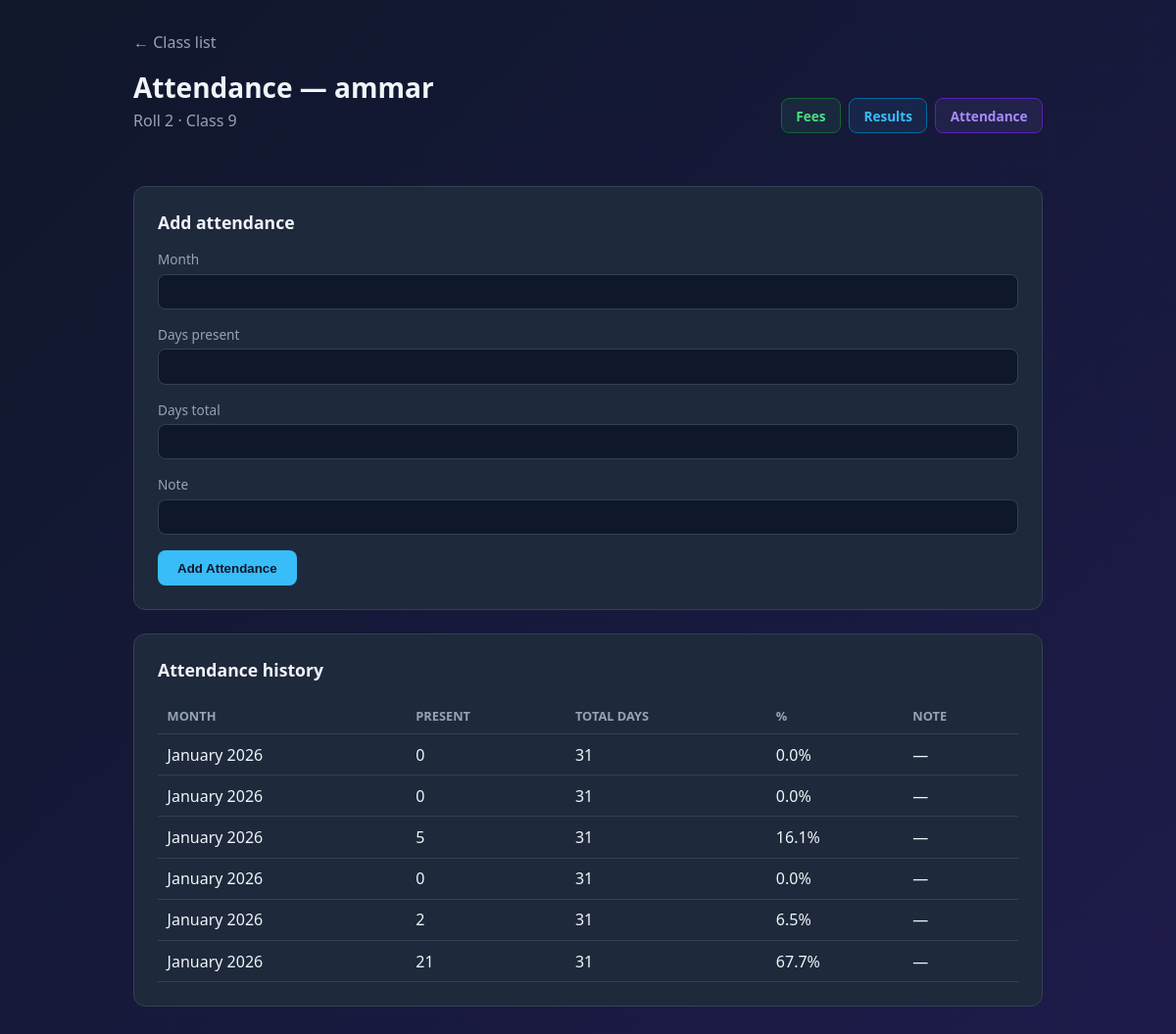
/principal/student/11/attendance/ (signed in), run on the app's committed database.
### academy/models.py (models this page shows, shortened)
class Student(models.Model):
    CLASS_CHOICES = [
        (9, 'Class 9'),
        (10, 'Class 10'),
        (11, 'Class 11'),
        (12, 'Class 12'),
    ]
    GENDER_CHOICES = [
        ('boys', 'Boys'),
        ('girls', 'Girls'),
    ]
    academy = models.ForeignKey(
        Academy,
        on_delete=models.CASCADE,
        related_name='students',
    )
    roll_no = models.CharField(max_length=20)
    name = models.CharField(max_length=100)
    father_name = models.CharField(max_length=100, blank=True)
    class_level = models.IntegerField(choices=CLASS_CHOICES)
    gender = models.CharField(max_length=10, choices=GENDER_CHOICES)
    GROUP_CHOICES_9_10 = [
        ('Science - Biology', 'Science Group — Biology'),
        ('Science - Computer', 'Science Group — Computer'),
        ('General', 'General Group'),
    ]
    GROUP_CHOICES_11_12 = [
        ('ICS', 'ICS'),
        ('Medical', 'Medical'),
        ('Non-Medical', 'Non-Medical'),
    ]
    GROUP_CHOICES = GROUP_CHOICES_9_10 + GROUP_CHOICES_11_12
    section = models.CharField(max_length=20, choices=GROUP_CHOICES, blank=True)
    phone = models.CharField(max_length=20, blank=True)
    remarks = models.TextField(blank=True)
    class Meta:
        unique_together = ['academy', 'roll_no']
        ordering = ['class_level', 'gender', 'roll_no']

class AttendanceRecord(models.Model):
    student = models.ForeignKey(
        Student,
        on_delete=models.CASCADE,
        related_name='attendance_records',
    )
    month = models.CharField(max_length=30, help_text='e.g. May 2026')
    days_present = models.PositiveIntegerField()
    days_total = models.PositiveIntegerField()
    note = models.CharField(max_length=200, blank=True)
    class Meta:
        ordering = ['-id']
    @property
    def percentage(self):
        if self.days_total:
            return round(self.days_present / self.days_total * 100, 1)
        return 0

### academy/views.py (the view)
@login_required
def student_attendance(request, student_id):
    return _handle_record_view(
        request, student_id, AttendanceRecordForm, 'attendance_records',
        'academy/student_attendance.html', redirect_name='student_attendance',
    )

### academy/forms.py
class AttendanceRecordForm(forms.ModelForm):
    class Meta:
        model = AttendanceRecord
        fields = ['month', 'days_present', 'days_total', 'note']

### academy/views.py (called while the page is built)
def _get_principal_academy(user):
    try:
        return user.principal_profile.academy
    except (PrincipalProfile.DoesNotExist, AttributeError):
        return None

def _get_student_for_principal(user, student_id):
    academy = _get_principal_academy(user)
    if not academy:
        return None, None
    student = get_object_or_404(Student, pk=student_id, academy=academy)
    return academy, student

### academy/templates/academy/student_attendance.html (shortened to what this page needs)
{% extends 'academy/base.html' %}
{% block content %}
{% if readonly %}
<a href="{% url 'student_lookup' %}" class="back">&larr; Student portal</a>
{% else %}
<a href="{% url 'class_students' grade=grade gender=gender %}" class="back">&larr; Class list</a>
{% endif %}
<div class="student-header">
    <div>
        <h1>Attendance — {{ student.name }}</h1>
        <p class="subtitle">Roll {{ student.roll_no }} · {{ student.get_class_level_display }}</p>
    </div>
    {% include 'academy/_student_record_nav.html' %}
</div>
{% if not readonly %}
<div class="card">
    <h2 style="margin-bottom: 1rem; font-size: 1.1rem;">Add attendance</h2>
    <form method="post">
        {% for field in form %}
        <label for="{{ field.id_for_label }}">{{ field.label }}</label>
        {{ field }}
        {% endfor %}
        <button type="submit">Add Attendance</button>
    </form>
</div>
{% endif %}
<div class="card">
    <h2 style="margin-bottom: 1rem; font-size: 1.1rem;">Attendance history</h2>
    {% if records %}
    <table>
        <thead>
            <tr>
                <th>Month</th>
                <th>Present</th>
                <th>Total days</th>
                <th>%</th>
                <th>Note</th>
            </tr>
        </thead>
        <tbody>
            {% for r in records %}
            <tr>
                <td>{{ r.month }}</td>
                <td>{{ r.days_present }}</td>
                <td>{{ r.days_total }}</td>
                <td>{{ r.percentage }}%</td>
                <td>{{ r.note|default:"—" }}</td>
            </tr>
            {% endfor %}
        </tbody>
    </table>
    {% else %}
    <p style="color: var(--muted);">No attendance records yet.</p>
    {% endif %}
</div>
{% endblock %}

### academy/templates/academy/base.html (style rules this page uses)
:root { --bg: #0f172a; --card: #1e293b; --accent: #38bdf8; --accent2: #a78bfa; --text: #f1f5f9; --muted: #94a3b8; --border: #334155; --success: #4ade80; --danger: #f87171; }
* { box-sizing: border-box; margin: 0; padding: 0; }
body { font-family: 'Segoe UI', system-ui, sans-serif; background: linear-gradient(135deg, #0f172a 0%, #1e1b4b 100%); color: var(--text); min-height: 100vh; }
h1 { font-size: 1.75rem; margin-bottom: 0.25rem; }
.subtitle { color: var(--muted); margin-bottom: 2rem; }
.card { background: var(--card); border: 1px solid var(--border); border-radius: 12px; padding: 1.5rem; margin-bottom: 1.5rem; }
label { display: block; margin-bottom: 0.35rem; color: var(--muted); font-size: 0.85rem; }
input, textarea, select { width: 100%; padding: 0.6rem 0.75rem; margin-bottom: 1rem; border: 1px solid var(--border); border-radius: 8px; background: #0f172a; color: var(--text); }
button, .btn { display: inline-block; padding: 0.65rem 1.25rem; background: var(--accent); color: #0f172a; border: none; border-radius: 8px; font-weight: 600; cursor: pointer; text-decoration: none; }
table { width: 100%; border-collapse: collapse; }
th, td { padding: 0.6rem; text-align: left; border-bottom: 1px solid var(--border); }
th { color: var(--muted); font-size: 0.8rem; text-transform: uppercase; }
.back { color: var(--muted); text-decoration: none; display: inline-block; margin-bottom: 1rem; }
.student-header { display: flex; align-items: center; justify-content: space-between; flex-wrap: wrap; gap: 1rem; margin-bottom: 1.5rem; }

### data on the page
Student: name "ammar", roll_no "2", class_level "Class 9"
AttendanceRecord: month "January 2026", days_present "0", days_total "31", percentage "0.0", note "—"
AttendanceRecord: month "January 2026", days_present "0", days_total "31", percentage "0.0", note "—"
AttendanceRecord: month "January 2026", days_present "5", days_total "31", percentage "16.1", note "—"
AttendanceRecord: month "January 2026", days_present "0", days_total "31", percentage "0.0", note "—"
AttendanceRecord: month "January 2026", days_present "2", days_total "31", percentage "6.5", note "—"
AttendanceRecord: month "January 2026", days_present "21", days_total "31", percentage "67.7", note "—"

### other printed values
{{ field.label }} "Month" "Days present" "Days total" "Note"
